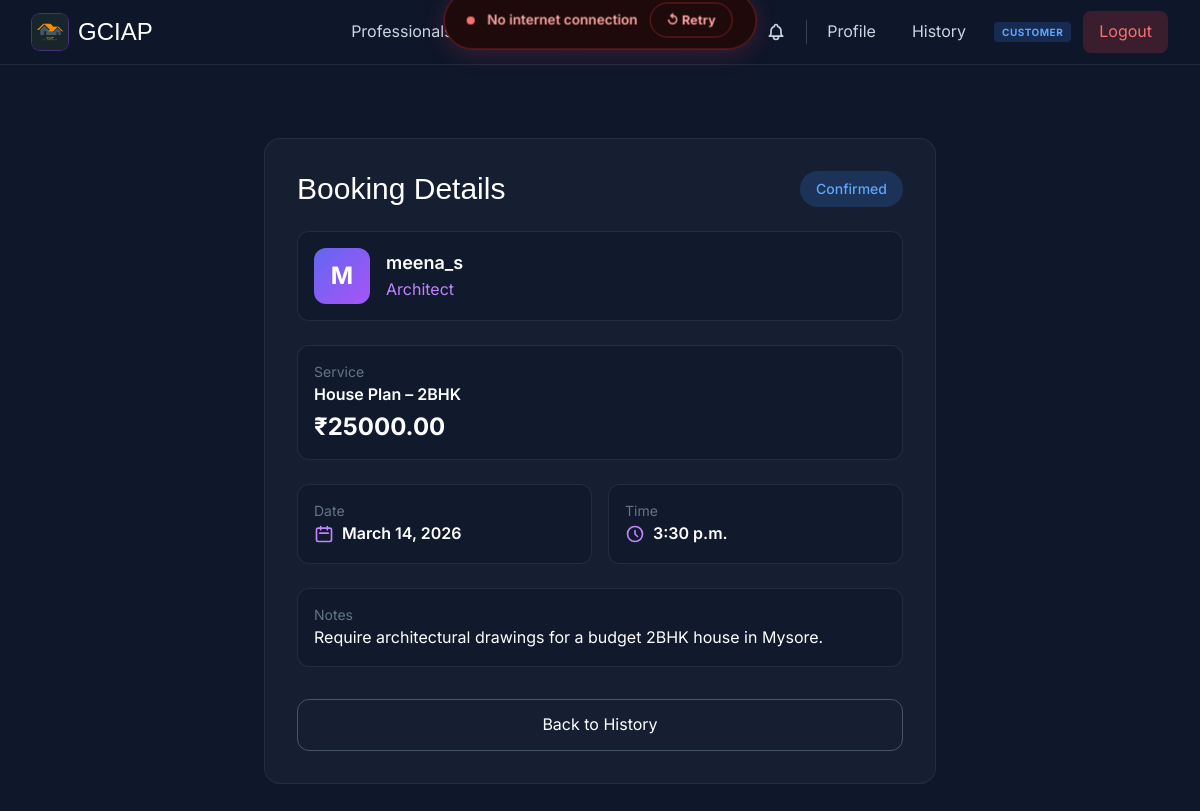
The app's page /bookings/5/ (signed in) with its own data.
### bookings/models.py (models this page shows, shortened)
class Booking(models.Model):
    STATUS_CHOICES = [
        ('pending', 'Pending'),
        ('confirmed', 'Confirmed'),
        ('completed', 'Completed'),
        ('cancelled', 'Cancelled'),
    ]
    user = models.ForeignKey('auth.User', on_delete=models.CASCADE, related_name='bookings')
    professional = models.ForeignKey('professionals.Professional', on_delete=models.CASCADE, related_name='bookings')
    service = models.ForeignKey('professionals.ServicePricing', on_delete=models.SET_NULL, null=True)
    booking_date = models.DateField()
    booking_time = models.TimeField()
    status = models.CharField(max_length=15, choices=STATUS_CHOICES, default='pending')
    notes = models.TextField(blank=True)
    created_at = models.DateTimeField(auto_now_add=True)
    updated_at = models.DateTimeField(auto_now=True)

### professionals/models.py (models this page shows, shortened)
class Professional(models.Model):
    PROFESSIONAL_TYPES = [
        ('interior_designer', 'Interior Designer'),
        ('exterior_designer', 'Exterior Designer'),
        ('architect', 'Architect'),
        ('worker', 'Worker'),
        ('contractor', 'Contractor'),
    ]
    user = models.OneToOneField(User, on_delete=models.CASCADE)
    professional_type = models.CharField(max_length=20, choices=PROFESSIONAL_TYPES)
    bio = models.TextField()
    experience_years = models.IntegerField(default=0)
    phone = models.CharField(max_length=15)
    address = models.TextField()
    is_available = models.BooleanField(default=True)
    created_at = models.DateTimeField(auto_now_add=True)
    updated_at = models.DateTimeField(auto_now=True)

class ServicePricing(models.Model):
    BUDGET_LEVELS = [
        ('low', 'Low'),
        ('medium', 'Medium'),
        ('high', 'High'),
    ]
    professional = models.ForeignKey(Professional, on_delete=models.CASCADE, related_name='pricings')
    service_name = models.CharField(max_length=200)
    budget_level = models.CharField(max_length=10, choices=BUDGET_LEVELS)
    price = models.DecimalField(max_digits=10, decimal_places=2)
    description = models.TextField()
    created_at = models.DateTimeField(auto_now_add=True)

### bookings/views.py (the view)
# urls.py: path('<int:pk>/', views.booking_detail, name='booking_detail'),
@login_required
def booking_detail(request, pk):
    booking = get_object_or_404(Booking, pk=pk)
    if booking.user != request.user and booking.professional.user != request.user:
        messages.error(request, 'Access denied!')
        return redirect('home')
    return render(request, 'bookings/booking_detail.html', {'booking': booking})

### users/context_processors.py (called while the page is built)
def role_context(request):
    context = {
        'user_role': None,
        'is_admin': False,
        'is_professional': False,
        'is_customer': False,
        'ROLE_ADMIN': ROLE_ADMIN,
        'ROLE_PROFESSIONAL': ROLE_PROFESSIONAL,
        'ROLE_CUSTOMER': ROLE_CUSTOMER,
    }
    if request.user.is_authenticated:
        user_role = get_user_role(request.user)
        context.update({
            'user_role': user_role,
            'is_admin': user_role == ROLE_ADMIN,
            'is_professional': user_role == ROLE_PROFESSIONAL,
            'is_customer': user_role == ROLE_CUSTOMER,
        })
    return context

### users/roles.py (called while the page is built)
def get_user_role(user):
    if not user or not user.is_authenticated:
        return None
    if user.is_superuser or user.is_staff:
        return ROLE_ADMIN
    if hasattr(user, 'professional'):
        return ROLE_PROFESSIONAL
    return ROLE_CUSTOMER

### templates/bookings/booking_detail.html (shortened to what this page needs)
{% extends 'base/base.html' %}
{% block content %}
<div class="py-12 px-4 sm:px-6 lg:px-8">
    <div class="max-w-2xl mx-auto">
        <div class="animate-item bg-slate-800/50 backdrop-blur-xl rounded-2xl border border-slate-700/50 p-8">
            <div class="flex items-center justify-between mb-6">
                <h1 class="font-boa text-3xl text-gradient">Booking Details</h1>
                <span class="px-4 py-2 rounded-full text-sm font-medium
                    {% if booking.status == 'pending' %}bg-yellow-500/20 text-yellow-400
                    {% elif booking.status == 'confirmed' %}bg-blue-500/20 text-blue-400
                    {% elif booking.status == 'completed' %}bg-green-500/20 text-green-400
                    {% else %}bg-red-500/20 text-red-400{% endif %}">
                    {{ booking.get_status_display }}
                </span>
            </div>
            <div class="space-y-6">
                <div class="flex items-center gap-4 p-4 rounded-xl bg-slate-900/50 border border-slate-700/50">
                    <div class="w-14 h-14 rounded-xl gradient-primary flex items-center justify-center text-2xl font-bold text-white">
                        {{ booking.professional.user.username|slice:":1"|upper }}
                    </div>
                    <div>
                        <h3 class="text-lg font-semibold text-white">{{ booking.professional.user.username }}</h3>
                        <p class="text-purple-400">{{ booking.professional.get_professional_type_display }}</p>
                    </div>
                </div>
                <div class="p-4 rounded-xl bg-slate-900/50 border border-slate-700/50">
                    <p class="text-slate-500 text-sm">Service</p>
                    <p class="text-white font-semibold">{{ booking.service.service_name }}</p>
                    <p class="text-2xl font-bold text-gradient mt-1">₹{{ booking.service.price }}</p>
                </div>
                <div class="grid grid-cols-2 gap-4">
                    <div class="p-4 rounded-xl bg-slate-900/50 border border-slate-700/50">
                        <p class="text-slate-500 text-sm">Date</p>
                        <p class="text-white font-semibold flex items-center gap-2">
                            <svg class="w-5 h-5 text-purple-400" fill="none" stroke="currentColor" viewBox="0 0 24 24">
                                <path stroke-linecap="round" stroke-linejoin="round" stroke-width="2" d="M8 7V3m8 4V3m-9 8h10M5 21h14a2 2 0 002-2V7a2 2 0 00-2-2H5a2 2 0 00-2 2v12a2 2 0 002 2z"/>
                            </svg>
                            {{ booking.booking_date }}
                        </p>
                    </div>
                    <div class="p-4 rounded-xl bg-slate-900/50 border border-slate-700/50">
                        <p class="text-slate-500 text-sm">Time</p>
                        <p class="text-white font-semibold flex items-center gap-2">
                            <svg class="w-5 h-5 text-purple-400" fill="none" stroke="currentColor" viewBox="0 0 24 24">
                                <path stroke-linecap="round" stroke-linejoin="round" stroke-width="2" d="M12 8v4l3 3m6-3a9 9 0 11-18 0 9 9 0 0118 0z"/>
                            </svg>
                            {{ booking.booking_time }}
                        </p>
                    </div>
                </div>
                {% if booking.notes %}
                <div class="p-4 rounded-xl bg-slate-900/50 border border-slate-700/50">
                    <p class="text-slate-500 text-sm">Notes</p>
                    <p class="text-white">{{ booking.notes }}</p>
                </div>
                {% endif %}
            </div>
            <div class="mt-8 flex gap-4">
                <a href="{% url 'users:booking_history' %}" class="flex-1 py-3 text-center rounded-xl border border-slate-600 text-white hover:bg-slate-700/50 transition-all duration-300">
                    Back to History
                </a>
            </div>
        </div>
    </div>
</div>
{% endblock %}

### static/css/base.css (style rules this page uses)
:root { --primary-gradient: linear-gradient(135deg, #6366f1 0%, #a855f7 100%); --surface-dark: #020617; --surface-light: #1e293b; --glass-bg: rgba(30, 41, 59, 0.4); --glass-border: rgba(255, 255, 255, 0.05); --text-primary: #f8fafc; --text-secondary: #94a3b8; --accent-color: #8b5cf6; }
* { margin: 0; padding: 0; box-sizing: border-box; }
body { font-family: 'Inter', sans-serif; line-height: 1.6; color: var(--text-primary); background-color: var(--surface-dark); }
.gradient-primary { background: var(--primary-gradient); }
.font-boa { font-family: 'BoaConstruktorBold', sans-serif; }

### records on screen
Booking: status "Confirmed", professional.user.username "M", professional.user.username "meena_s", professional.professional_type "Architect", service.service_name "House Plan – 2BHK", service.price "25000.00", booking_date "March 14, 2026", booking_time "3:30 p.m.", notes "Require architectural drawings for a budget 2BHK house in Mysore."

### other values on screen
{{ user_role }} "CUSTOMER"
